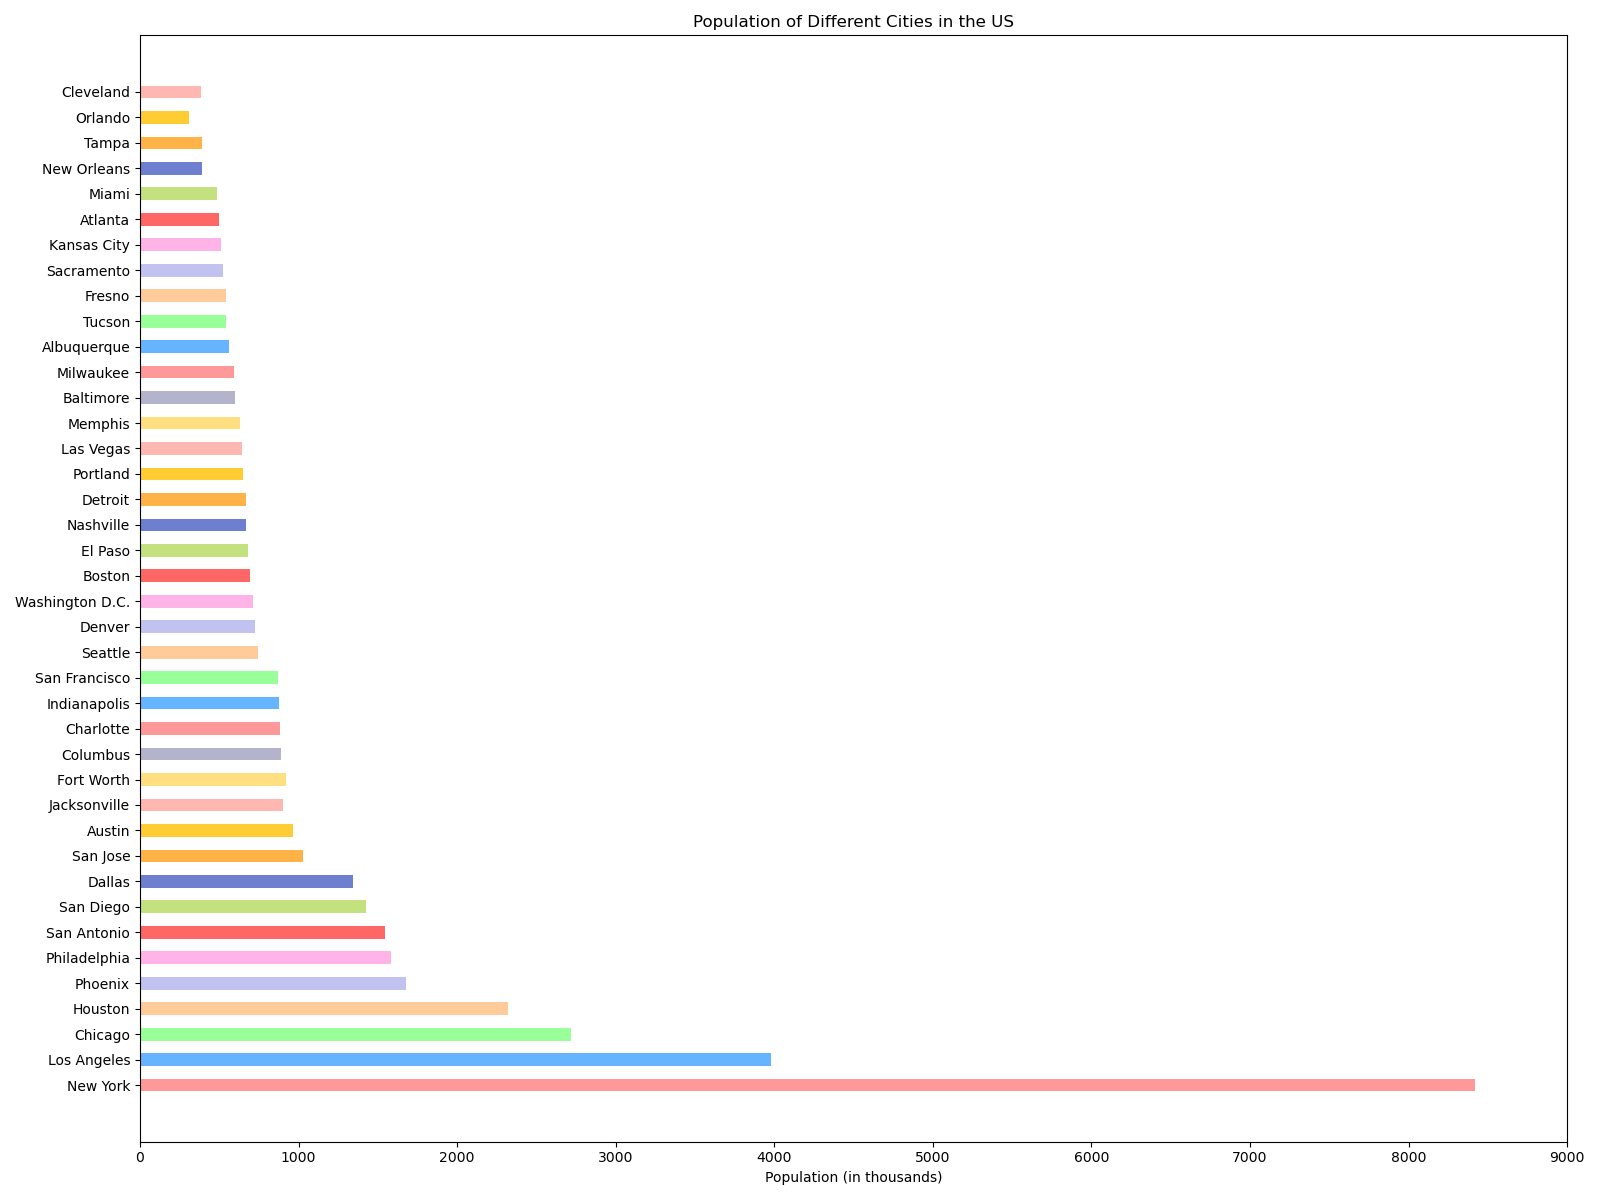

Recreate this plot in Python.

import matplotlib.pyplot as plt

# Data points
cities = ['New York', 'Los Angeles', 'Chicago', 'Houston', 'Phoenix', 'Philadelphia', 'San Antonio', 
          'San Diego', 'Dallas', 'San Jose', 'Austin', 'Jacksonville', 'Fort Worth', 'Columbus', 
          'Charlotte', 'Indianapolis', 'San Francisco', 'Seattle', 'Denver', 'Washington D.C.', 'Boston', 
          'El Paso', 'Nashville', 'Detroit', 'Portland', 'Las Vegas', 'Memphis', 'Baltimore', 'Milwaukee', 
          'Albuquerque', 'Tucson', 'Fresno', 'Sacramento', 'Kansas City', 'Atlanta', 'Miami', 'New Orleans', 
          'Tampa', 'Orlando', 'Cleveland']
population = [8419, 3980, 2716, 2320, 1680, 1584, 1547, 1426, 1344, 1031, 964, 902, 918, 890, 885, 876, 873, 
              744, 727, 712, 692, 682, 671, 670, 652, 644, 633, 602, 590, 563, 543, 542, 523, 508, 501, 
              486, 391, 394, 308, 383]

# Colors for each bar
colors = ['#ff9999', '#66b3ff', '#99ff99', '#ffcc99', '#c2c2f0', '#ffb3e6', '#ff6666', '#c4e17f', '#6d7fce', 
          '#ffb347', '#ffcc33', '#ffb7b2', '#ffdf80', '#b3b3cc', '#ff9999', '#66b3ff', '#99ff99', '#ffcc99', 
          '#c2c2f0', '#ffb3e6', '#ff6666', '#c4e17f', '#6d7fce', '#ffb347', '#ffcc33', '#ffb7b2', '#ffdf80', 
          '#b3b3cc', '#ff9999', '#66b3ff', '#99ff99', '#ffcc99', '#c2c2f0', '#ffb3e6', '#ff6666', '#c4e17f', 
          '#6d7fce', '#ffb347', '#ffcc33', '#ffb7b2']

# Create a horizontal bar chart
plt.figure(figsize=(16, 12))
plt.barh(cities, population, color=colors, height=0.5)

# Modify the ticks, labels, and title
plt.xlabel('Population (in thousands)')
plt.title('Population of Different Cities in the US')
plt.xticks(rotation=0)
plt.xlim(0, 9000)  # Adjusting the limit to fit the highest population value

# Display the plot
plt.tight_layout()
plt.show()
